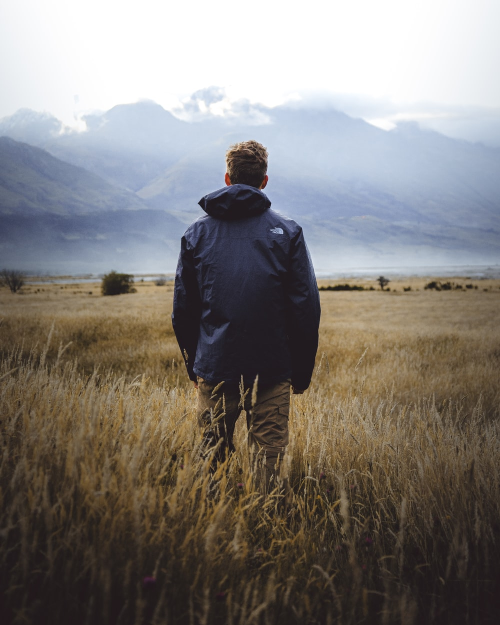
#> input picture d.jpg, 1000 x 1250 px (shown at 1/2 size)
$ python -i edit.py   (imports and definitions only)
#> lines starting #> are read from the running program, lines starting #| are printed output that depends on the picture
#> further down, picture is the input picture: PIL image 1000x1250 RGB; mean R, G, B 130.3, 125.7, 122
from PIL import Image
# [7 lines not run here, left out]

def rotate(x):
    print(' Enter degrees to rotate')
    k=int(input())
    print(' Do you want to save the pic')
    print(' Enter "Y" if yes or "N" if no')
    requirement=input()
    if requirement.lower()=='n':
        l=x.rotate(k)
        print(' Your pic is editing.........:)')
        l.show()
    elif requirement.lower()=='y':
        l=x.rotate(k)
        s=l.save("newpic.jpg")
        print(' your pic is saved in the name of new pic')
    else:
        print(' please enter the valid option')
def bw(y):
    z=y.rotate(90)
    #print(z.size)
    f=z.convert('L')
    print(' Your pic is editing..........:)')
    f.show()
def crop(pic):
    y=pic.rotate(90)
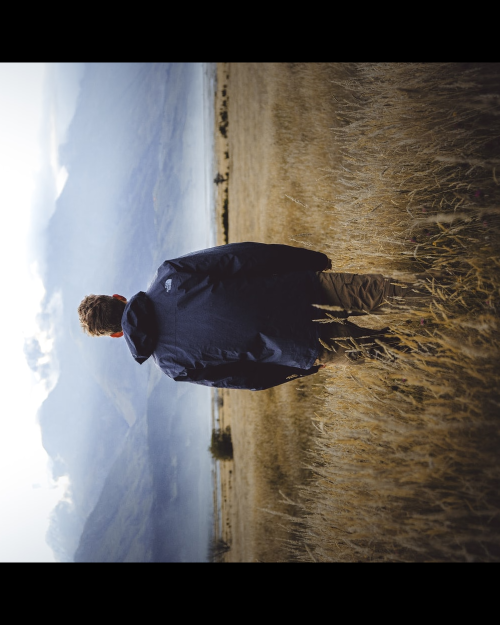
#> y: PIL image 1000x1250 RGB (shown at 1/2 size); mean R, G, B 100.9, 96.9, 93.5
    w=y.crop((860,100,3000,2500))
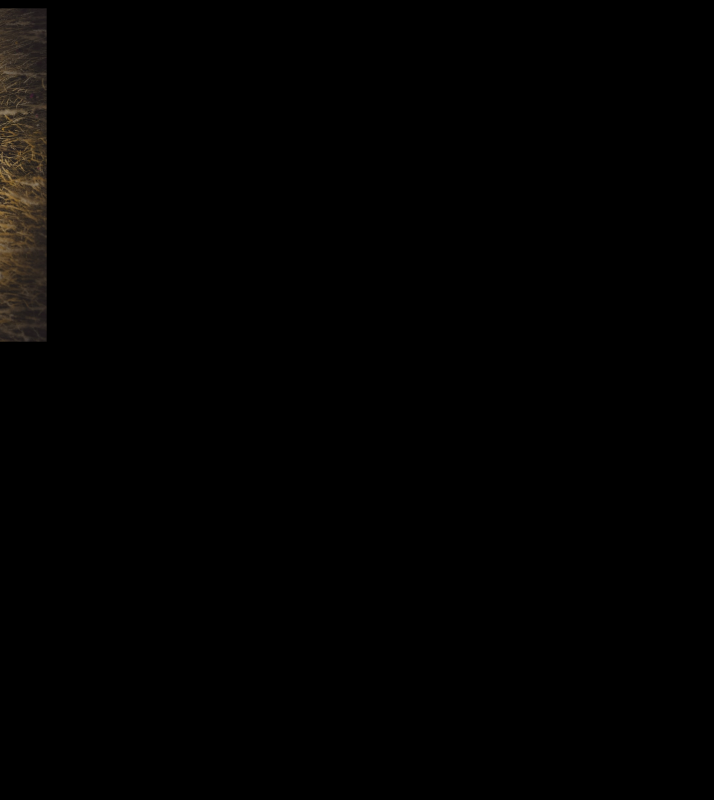
#> w: PIL image 2140x2400 RGB (shown at 1/3 size); mean R, G, B 1.7, 1.4, 1
    print(' Your pic is editing..........:)')
    #print(pic.size)
    z=w.show()
    x=w.save('croped.jpg')
def main():
    if option==1:
        rotate(im1)
    elif option==2:
        bw(im1)
    elif option==3:
        crop(im1)
# [2 lines not run here, left out]

>>> from PIL import Image
>>> picture = Image.open('d.jpg')
>>> result = crop(picture)
